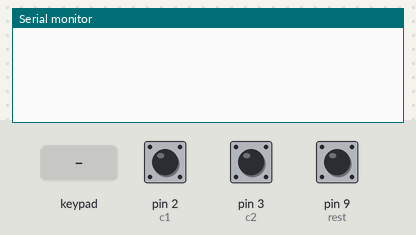
The program below on a simulated Arduino Micro, built with avr-gcc and run on an emulated ATmega32U4. Parts: the last lines printed to the serial monitor. Wiring (inferred from the names in the program): 4×4 keypad with keys 1 2 3 A 4 5 6 B 7 8 9 C * 0 # D (labels assumed): rows pin 14, pin 16, pin 10, pin 15; columns pin 4, pin 5, pin 6, pin 7. Inputs (shaded band) come from the test bench; at power-on: pin 2 (c1) HIGH, pin 3 (c2) HIGH, pin 9 (rest) HIGH. USB keyboard and mouse output is not drawn.

Above: at 1.2 s.
1.3 s: pin 2 (c1) pulled LOW for 0.15 s
At 2.6 s:
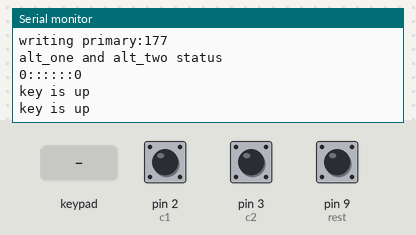
2.9 s: pin 3 (c2) pulled LOW for 0.15 s
At 3.04 s:
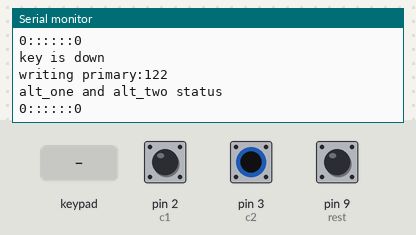
4.5 s: key '1' pressed
At 5.3 s:
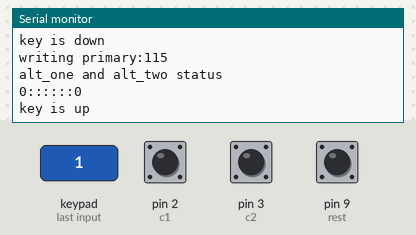
6.0 s: keypad keys 1 2 pressed 0.4 s apart
At 6.13 s:
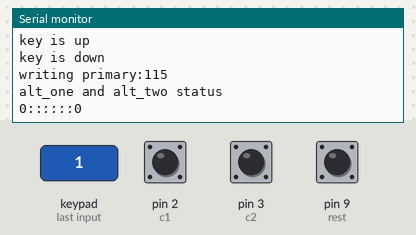
8.3 s: key '3' pressed
At 8.43 s:
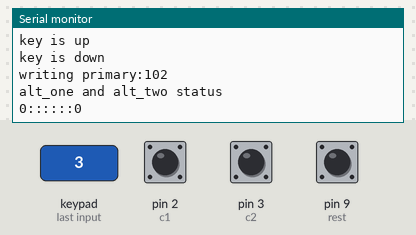
9.8 s: keypad keys 1 2 # pressed 0.4 s apart
At 10.33 s:
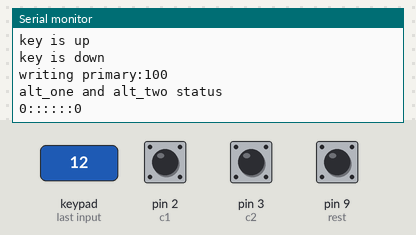
Timing chart, 0 to 12.8 s (numbered marks = the images above; inputs shaded):
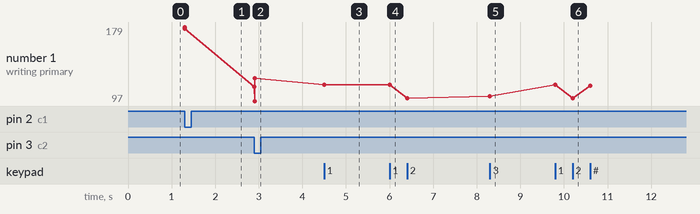

The program:

main.cpp
```cpp
#include <Arduino.h>
#include "Keys.cpp"

int c1 = 2;
int c2 = 3;
int c3 = 4;
int c4 = 5;
int c5 = 6;
int c6 = 7;
int rest = 9;
int r1 = 15;
int r2 = 14;
int r3 = 16;
int r4 = 10;

bool isPressed = false;
;
;
;
;
char ss[5];
void setup()
{
  // put your setup code here, to run once:
  pinMode(c1, INPUT_PULLUP);
  pinMode(c2, INPUT_PULLUP);
  pinMode(c3, INPUT_PULLUP);
  pinMode(c4, INPUT_PULLUP);
  pinMode(c5, INPUT_PULLUP);
  pinMode(c6, INPUT_PULLUP);
  pinMode(rest, INPUT_PULLUP);
  pinMode(r1, OUTPUT);
  pinMode(r2, OUTPUT);
  pinMode(r3, OUTPUT);
  pinMode(r4, OUTPUT);

  Serial.begin(9600);
  Serial1.begin(9600);
  Keyboard.begin();
  // delay(4000);
}

void swrite()
{
  // ss = "hello";
  // Serial.write(123);
  // Serial.write("heyya",5);
  // Serial.write(ss);
}

void sread()
{
  Serial.readBytes(ss, 5);
  Serial.println(ss);
}
void loop()
{
  if (digitalRead(rest) == LOW)
    delay(5000);

  if (Serial1.available() > 0)
    process_serial();

  digitalWrite(r1, LOW);
  r1c1.process(c1);
  r1c2.process(c2);
  r1c3.process(c3);
  r1c4.process(c4);
  r1c5.process(c5);
  r1c6.process(c6);
  digitalWrite(r1, HIGH);

  digitalWrite(r2, LOW);
  r2c1.process(c1);
  r2c2.process(c2);
  r2c3.process(c3);
  r2c4.process(c4);
  r2c5.process(c5);
  r2c6.process(c6);
  digitalWrite(r2, HIGH);

  digitalWrite(r3, LOW);
  r3c1.process(c1);
  r3c2.process(c2);
  r3c3.process(c3);
  r3c4.process(c4);
  r3c5.process(c5);
  r3c6.process(c6);
  digitalWrite(r3, HIGH);

  digitalWrite(r4, LOW);
  r4c3.process(c3);
  r4c4.process(c4);
  process_master_fn_key(c5);
  r4c6.process(c6);
  digitalWrite(r4, HIGH);

  // swrite();
  // swrite();
  // sread();
  delay(2);
}
```

Measured:
- after the input at 1.3 s, the serial monitor: prints a new line at once (image 1)
- after the input at 2.9 s, the serial monitor: prints a new line at once (image 2)
- after the input at 4.5 s, the serial monitor: prints a new line at once (image 3)
- after the input at 8.3 s, the serial monitor: prints a new line at once (image 5)
- after the input at 9.8 s, the serial monitor: prints a new line at once (image 6)
- plotted number 1: 177 → 122 after the input at 2.9 s, 122 → 115 after the input at 4.5 s, 115 → 100 after the input at 6.0 s, 100 → 102 after the input at 8.3 s, 102 → 114 after the input at 9.8 s
